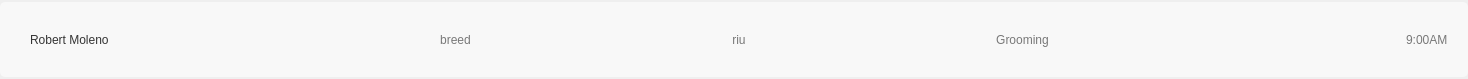
<?xml version="1.0" encoding="UTF-8"?>
<ui version="4.0">
 <class>Form</class>
 <widget class="QWidget" name="Form">
  <property name="geometry">
   <rect>
    <x>0</x>
    <y>0</y>
    <width>1468</width>
    <height>79</height>
   </rect>
  </property>
  <property name="windowTitle">
   <string>Form</string>
  </property>
  <layout class="QHBoxLayout" name="horizontalLayout">
   <property name="spacing">
    <number>8</number>
   </property>
   <property name="leftMargin">
    <number>0</number>
   </property>
   <property name="topMargin">
    <number>0</number>
   </property>
   <property name="rightMargin">
    <number>0</number>
   </property>
   <property name="bottomMargin">
    <number>0</number>
   </property>
   <item>
    <widget class="QFrame" name="homeAppointments">
     <property name="sizePolicy">
      <sizepolicy hsizetype="Expanding" vsizetype="Fixed">
       <horstretch>0</horstretch>
       <verstretch>0</verstretch>
      </sizepolicy>
     </property>
     <property name="minimumSize">
      <size>
       <width>0</width>
       <height>75</height>
      </size>
     </property>
     <property name="layoutDirection">
      <enum>Qt::LeftToRight</enum>
     </property>
     <property name="styleSheet">
      <string notr="true">#homeAppointments{
	background-color:rgb(248, 248, 248);
	border-radius : 5px;
	border-bottom: #272727;
	border-right: #272727;
}
#homeAppointments:hover{
	background-color:#FBD496;
}</string>
     </property>
     <property name="frameShape">
      <enum>QFrame::StyledPanel</enum>
     </property>
     <property name="frameShadow">
      <enum>QFrame::Raised</enum>
     </property>
     <layout class="QHBoxLayout" name="horizontalLayout_2">
      <property name="spacing">
       <number>0</number>
      </property>
      <property name="leftMargin">
       <number>30</number>
      </property>
      <property name="topMargin">
       <number>0</number>
      </property>
      <property name="rightMargin">
       <number>20</number>
      </property>
      <property name="bottomMargin">
       <number>0</number>
      </property>
      <item>
       <widget class="QLabel" name="appointmentOwner">
        <property name="maximumSize">
         <size>
          <width>284</width>
          <height>16777215</height>
         </size>
        </property>
        <property name="styleSheet">
         <string notr="true">font: 81 14pt &quot;Montserrat Medium&quot;;
	color:rgb(52, 52, 52);</string>
        </property>
        <property name="text">
         <string>Robert Moleno</string>
        </property>
        <property name="wordWrap">
         <bool>true</bool>
        </property>
       </widget>
      </item>
      <item>
       <widget class="QLabel" name="appointmentBreed">
        <property name="maximumSize">
         <size>
          <width>284</width>
          <height>16777215</height>
         </size>
        </property>
        <property name="styleSheet">
         <string notr="true">font: 81 12pt &quot;Montserrat Medium&quot;;
color: rgb(120, 120, 120);</string>
        </property>
        <property name="text">
         <string>breed</string>
        </property>
        <property name="alignment">
         <set>Qt::AlignCenter</set>
        </property>
       </widget>
      </item>
      <item>
       <widget class="QLabel" name="appointmentPet">
        <property name="maximumSize">
         <size>
          <width>284</width>
          <height>16777215</height>
         </size>
        </property>
        <property name="styleSheet">
         <string notr="true">font: 81 12pt &quot;Montserrat Medium&quot;;
color: rgb(120, 120, 120);</string>
        </property>
        <property name="text">
         <string>riu</string>
        </property>
        <property name="alignment">
         <set>Qt::AlignCenter</set>
        </property>
       </widget>
      </item>
      <item>
       <widget class="QLabel" name="appointmentService">
        <property name="maximumSize">
         <size>
          <width>284</width>
          <height>16777215</height>
         </size>
        </property>
        <property name="styleSheet">
         <string notr="true">font: 81 12pt &quot;Montserrat Medium&quot;;
color: rgb(120, 120, 120);</string>
        </property>
        <property name="text">
         <string>Grooming</string>
        </property>
        <property name="alignment">
         <set>Qt::AlignCenter</set>
        </property>
       </widget>
      </item>
      <item alignment="Qt::AlignRight">
       <widget class="QLabel" name="appointmentTime">
        <property name="maximumSize">
         <size>
          <width>284</width>
          <height>16777215</height>
         </size>
        </property>
        <property name="styleSheet">
         <string notr="true">font: 81 12pt &quot;Montserrat Medium&quot;;
color: rgb(120, 120, 120);</string>
        </property>
        <property name="text">
         <string>9:00AM</string>
        </property>
       </widget>
      </item>
     </layout>
    </widget>
   </item>
  </layout>
 </widget>
 <resources/>
 <connections/>
</ui>
